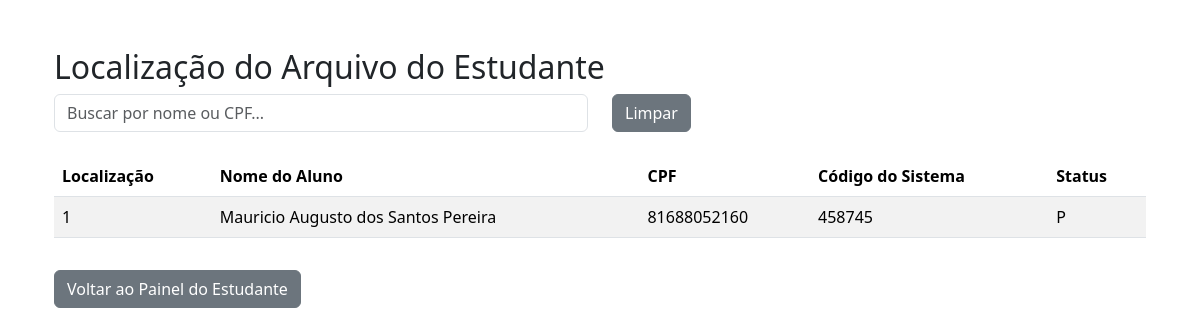
Page /estudante/localizacao/ (signed in) on the earlier database version.
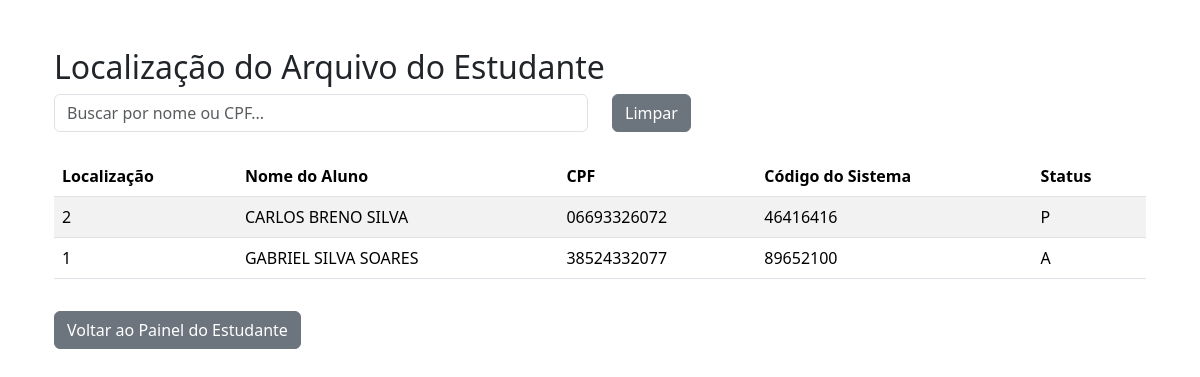
Same page on the later database version.
### localizador/models.py (models this page shows, shortened)
class Aluno_Arquivo(models.Model):
    id_aluno_arquivo = models.AutoField(primary_key=True)
    usuario = models.ForeignKey(
        Usuario,
        on_delete=models.CASCADE,
        related_name="alunos"
    )
    status_arquivo_aluno = models.CharField(
        max_length=1,
        choices=[('A', 'Ativo'), ('P', 'Permanente')]
    )
    cod_sistema = models.IntegerField(unique=True)
    nome_aluno = models.CharField(max_length=100)
    cpf = models.CharField(max_length=14, blank=True, null=True)
    localizacao_arquivo = models.IntegerField(
        unique=True,
        null=True,
        blank=True
    )

### localizador/views.py (the view)
# urls.py: path('estudante/localizacao/', views.student_file_location_view, name='student_file_location'),
@login_required
def student_file_location_view(request):
    alunos = Aluno_Arquivo.objects.all()
    return render(request, 'localizador/student_file_location.html', {'alunos': alunos})

### localizador/templates/localizador/student_file_location.html (shortened to what this page needs)
{% extends 'localizador/base.html' %}
{% block content %}
<div class="container mt-5">
  <h2>Localização do Arquivo do Estudante</h2>
  <div class="row mb-4">
    <div class="col-md-6">
      <input type="text" id="searchInput" class="form-control" placeholder="Buscar por nome ou CPF...">
    </div>
    <div class="col-md-2">
      <button type="button" id="clearSearch" class="btn btn-secondary">Limpar</button>
    </div>
  </div>
  <table class="table table-striped">
    <thead>
      <tr>
        <th>Localização</th>
        <th>Nome do Aluno</th>
        <th>CPF</th>
        <th>Código do Sistema</th>
        <th>Status</th>
      </tr>
    </thead>
    <tbody id="alunosTable">
      {% for aluno in alunos %}
      <tr data-nome="{{ aluno.nome_aluno|lower }}" data-cpf="{{ aluno.cpf|default:'' }}">
        <td>{{ aluno.localizacao_arquivo|default:"N/A" }}</td>
        <td>{{ aluno.nome_aluno }}</td>
        <td>{{ aluno.cpf|default:"N/A" }}</td>
        <td>{{ aluno.cod_sistema }}</td>
        <td>{{ aluno.status_arquivo_aluno }}</td>
      </tr>
      {% empty %}
      <tr>
        <td colspan="5">Nenhum aluno encontrado.</td>
      </tr>
      {% endfor %}
    </tbody>
  </table>
  <a href="{% url 'student_dashboard' %}" class="btn btn-secondary mt-3">Voltar ao Painel do Estudante</a>
</div>
{% endblock %}

### localizador/templates/localizador/base.html (shortened to what this page needs)
<!doctype html>
<html lang="pt-br">
<head>
  <link href="https://cdn.jsdelivr.net/npm/bootstrap@5.3.3/dist/css/bootstrap.min.css" rel="stylesheet">
</head>
<body>
  <div class="container">
    {% block content %}
    {% endblock %}
  </div>
</body>
</html>

Differences in the rows shown:
removed Aluno_Arquivo: localizacao_arquivo "1", nome_aluno "Mauricio Augusto dos Santos Pereira", cpf "81688052160", cod_sistema "458745", status_arquivo_aluno "P"
added Aluno_Arquivo: localizacao_arquivo "2", nome_aluno "CARLOS BRENO SILVA", cpf "06693326072", cod_sistema "46416416", status_arquivo_aluno "P"
added Aluno_Arquivo: localizacao_arquivo "1", nome_aluno "GABRIEL SILVA SOARES", cpf "38524332077", cod_sistema "89652100", status_arquivo_aluno "A"
